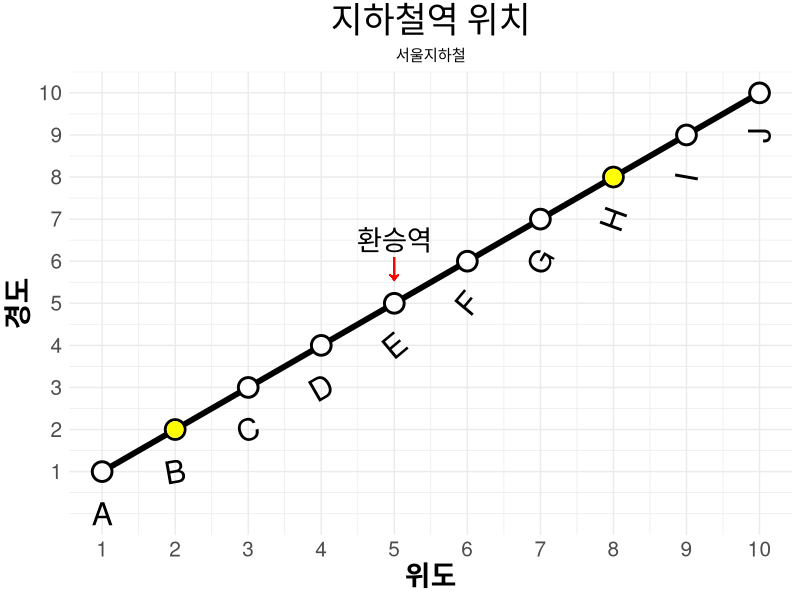

Write the R code that produced this figure.
# install.packages("ggplot2")
library("ggplot2")

df = data.frame(aa = 1:10,
                bb = 1:10)

gg = ggplot(data = df, aes(x = aa, y = bb)) +
  geom_line(size = 2) +
  geom_point(size = 7) + 
  geom_point(size = 5, color = "#FFFFFF") + 
  geom_point(data = data.frame(aaa = c(2, 8),
                               bbb = c(2, 8)),
             aes(x = aaa,
                 y = bbb),
             size = 5, color = "#FFFF00") + 
  scale_x_continuous(breaks = 1:10, labels = 1:10) + 
  scale_y_continuous(breaks = 1:10, labels = 1:10)

gg2 = gg + 
  geom_text(aes(y = bb - 1,
                label = LETTERS[1:10]),
            size = 8,
            angle = seq(0, 90, length.out = 10)) + 
  geom_point(aes(x = 5, y = 5.8),
             color = "#FF0000",
             size = 7,
             shape = "↓") + 
  annotate(geom = "text", x = 5, y = 6.5,
           label = "환승역", size = 7)

gg2 + 
  theme_minimal() + 
  theme(axis.text = element_text(size = 15),
        axis.title = element_text(size = 20,
                                  face = "bold"),
        plot.title = element_text(size = 25,
                                  hjust = 0.5),
        plot.subtitle = element_text(hjust = 0.5)) + 
  labs(x = "위도", y = "경도",
       title = "지하철역 위치",
       subtitle = "서울지하철")
